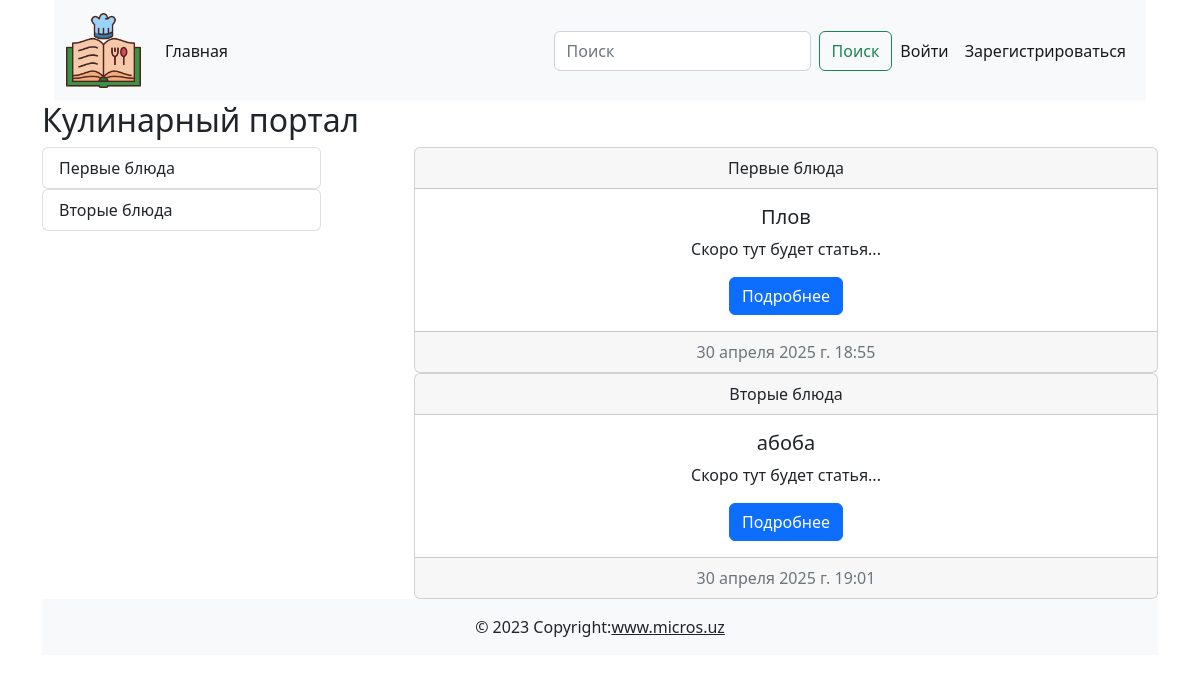
Before: / with the older database file.
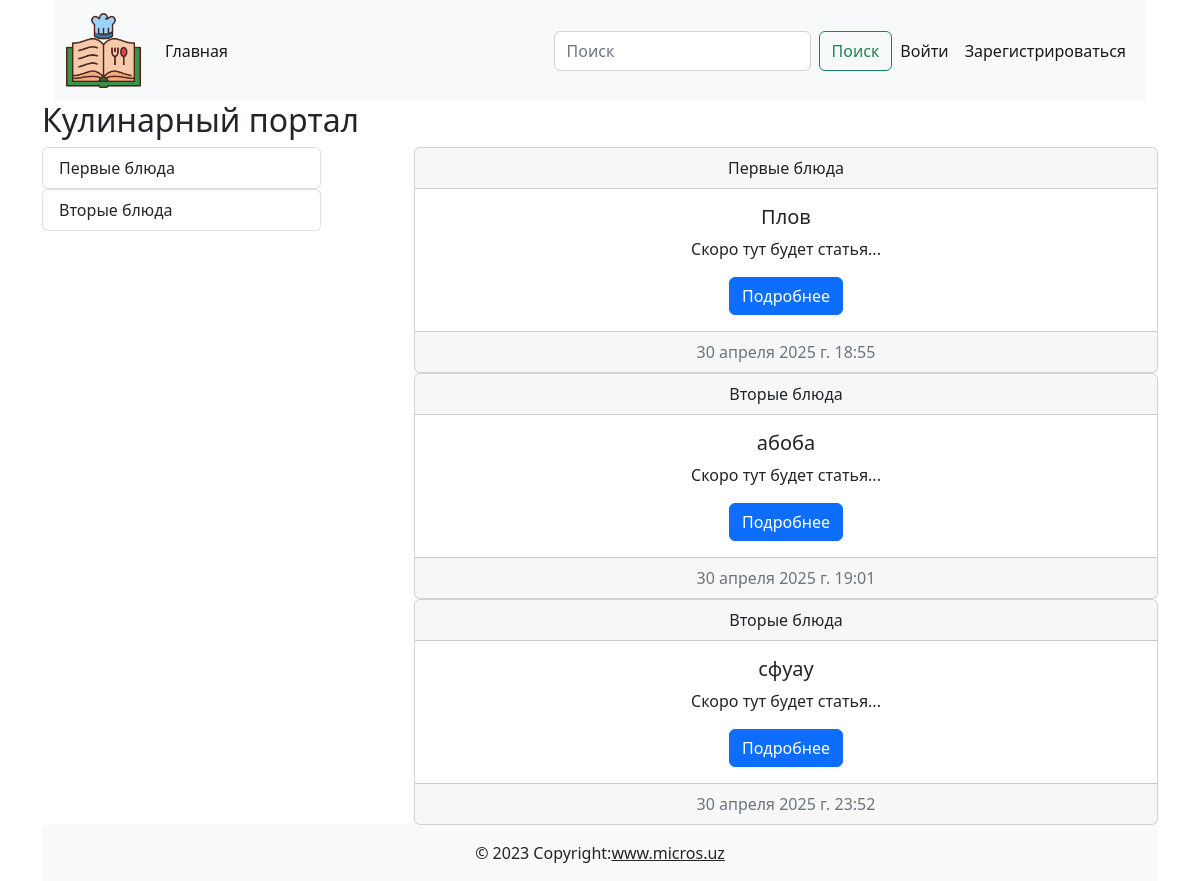
After: the same page with the newer database file.
### cooking/models.py (models this page shows)
class Category(models.Model):
    title = models.CharField(max_length=255, verbose_name="Название категории")
    def __str__(self):
        return self.title
    def get_absolute_url(self):
        return reverse("category_list", kwargs={"pk": self.pk})
    class Meta:
        verbose_name = "Категория"
        verbose_name_plural = "Категории"

class Post(models.Model):
    title = models.CharField(max_length=255, verbose_name="Заголовок статьи")
    content = models.TextField(
        default="Скоро тут будет статья...", verbose_name="Текст статьи"
    )
    created_at = models.DateTimeField(auto_now_add=True, verbose_name="Дата создания")
    updated_at = models.DateTimeField(auto_now=True, verbose_name="Дата обновления")
    photo = models.ImageField(
        upload_to="photos/", blank=True, null=True, verbose_name="Изображение"
    )
    watched = models.PositiveIntegerField(default=0, verbose_name="Просмотры")
    is_published = models.BooleanField(default=True, verbose_name="Публикация")
    category = models.ForeignKey(
        Category, on_delete=models.CASCADE, verbose_name="Категория"
    )
    author = models.ForeignKey(
        User, default=None, null=True, blank=True, on_delete=models.CASCADE
    )
    def __str__(self):
        return self.title
    def get_absolute_url(self):
        return reverse("post_detail", kwargs={"pk": self.pk})
    class Meta:
        verbose_name = "Пост"
        verbose_name_plural = "Посты"

### cooking/views.py (the view)
# urls.py: path('', Index.as_view(), name='index'),
class Index(ListView):
    model = Post
    context_object_name = "posts"
    template_name = "cooking/index.html"
    extra_context = {"title": "Главная страница"}

### cooking/templatetags/blog_tags.py (called while the page is built)
@register.simple_tag()
def get_all_categories():
    return Category.objects.annotate(cnt=Count('post', filter=Q(post__is_published=True))).filter(cnt__gt=0)

### cooking/templates/cooking/index.html
{% extends 'base.html' %}
{% load blog_tags %}
{% block main %}
<h2>Кулинарный портал</h2>
<div class="d-flex justify-content-between">
    <div class="col-3">
        {% get_all_categories as  categories %}
        {% for category in categories %}
        {% include 'cooking/components/_category_buttons.html' %}
        {% endfor %}
    </div>
    <div class="col-8">
        {% for post in posts %}
        {% include 'cooking/components/_post_list.html' %}
        {% endfor %}
    </div>
</div>
{% endblock main %}

### templates/base.html (shortened to what this page needs)
{% load static %}
<!doctype html>
<html lang="en">
<head>
    <link href="https://cdn.jsdelivr.net/npm/bootstrap@5.2.3/dist/css/bootstrap.min.css" rel="stylesheet">
</head>
<body>
    <div class="container">
        {% include 'components/_navbar.html' %}
        <main>
            {% block main %}
            {% endblock main %}
        </main>
        {% include 'components/_footer.html' %}
    </div>
</body>
</html>

### templates/components/_navbar.html (shortened to what this page needs)
{% load static %}
<header>
    <div class="container">
        <nav class="navbar navbar-expand-lg bg-light">
            <div class="container-fluid">
                <a class="navbar-brand" href="{% url 'index' %}">
                    <img src="{% static 'img/img.png' %}" width="75" alt="">
                </a>
                <div class="collapse navbar-collapse" id="navbarSupportedContent">
                    <ul class="navbar-nav me-auto mb-2 mb-lg-0">
                        <li class="nav-item"><a class="nav-link active" aria-current="page"
                                href="{% url 'index' %}">Главная</a></li>
                    </ul>
                    <div class="d-flex">
                        <form class="d-flex" role="search" method="get" action="{% url 'search' %}">
                            <input name="q" class="form-control me-2" type="search" placeholder="Поиск"
                                aria-label="Поиск">
                            <button class="btn btn-outline-success" type="submit">Поиск</button>
                        </form>
                        <ul class="navbar-nav me-auto mb-2 mb-lg-0">
                            {% if not request.user.is_authenticated %}
                            <li class="nav-item">
                                <a class="nav-link active" aria-current="page" href="{% url 'login' %}">Войти</a>
                            </li>
                            <li class="nav-item">
                                <a class="nav-link active" aria-current="page" href="{% url 'register' %}">Зарегистрироваться</a>
                            </li>
                            {% endif %}
                        </ul>
                    </div>
                </div>
            </div>
        </nav>
    </div>
</header>

### cooking/templates/cooking/components/_category_buttons.html
<div class="list-group">
    <a href="{{ category.get_absolute_url }}" class="list-group-item list-group-item-action">{{ category }}</a>
</div>

### cooking/templates/cooking/components/_post_list.html
<div class="card text-center">
    <div class="card-header">{{ post.category }}</div>
    <div class="card-body">
        <h5 class="card-title">{{ post }}</h5>
        <p class="card-text">{{ post.content | truncatewords:20 }}</p><a href="{{ post.get_absolute_url }}" class="btn btn-primary">Подробнее</a>
    </div>
    <div class="card-footer text-muted">{{ post.created_at }}</div>
</div>

### templates/components/_footer.html
<footer class="bg-light text-center text-lg-start">
    <div class="text-center p-3" style="background-color: rgba(0, 0, 0, 0);">© 2023 Copyright:<a class="text-dark" href="https://mdbootstrap.com/">www.micros.uz</a></div>
</footer>

Changed rows visible on the page:
added Post: category "Вторые блюда", title "сфуау", content "Скоро тут будет статья...", created_at "30 апреля 2025 г. 23:52"
